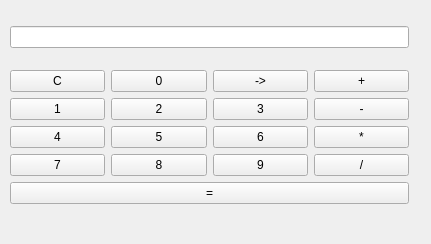
<?xml version="1.0" encoding="UTF-8"?>
<ui version="4.0">
 <class>Widget</class>
 <widget class="QWidget" name="Widget">
  <property name="geometry">
   <rect>
    <x>0</x>
    <y>0</y>
    <width>431</width>
    <height>244</height>
   </rect>
  </property>
  <property name="windowTitle">
   <string>Widget</string>
  </property>
  <widget class="QWidget" name="">
   <property name="geometry">
    <rect>
     <x>10</x>
     <y>10</y>
     <width>399</width>
     <height>211</height>
    </rect>
   </property>
   <layout class="QVBoxLayout" name="verticalLayout_2">
    <item>
     <widget class="QLineEdit" name="lineEdit">
      <property name="maximumSize">
       <size>
        <width>405</width>
        <height>16777215</height>
       </size>
      </property>
     </widget>
    </item>
    <item>
     <layout class="QVBoxLayout" name="verticalLayout">
      <item>
       <layout class="QGridLayout" name="gridLayout">
        <item row="0" column="0">
         <widget class="QPushButton" name="pushButton_clear">
          <property name="text">
           <string>C</string>
          </property>
         </widget>
        </item>
        <item row="0" column="1">
         <widget class="QPushButton" name="pushButton_0">
          <property name="text">
           <string>0</string>
          </property>
         </widget>
        </item>
        <item row="0" column="2">
         <widget class="QPushButton" name="pushButton_back">
          <property name="text">
           <string>-&gt;</string>
          </property>
         </widget>
        </item>
        <item row="0" column="3">
         <widget class="QPushButton" name="pushButton_plus">
          <property name="text">
           <string>+</string>
          </property>
         </widget>
        </item>
        <item row="1" column="0">
         <widget class="QPushButton" name="pushButton_1">
          <property name="text">
           <string>1</string>
          </property>
         </widget>
        </item>
        <item row="1" column="1">
         <widget class="QPushButton" name="pushButton_2">
          <property name="text">
           <string>2</string>
          </property>
         </widget>
        </item>
        <item row="1" column="2">
         <widget class="QPushButton" name="pushButton_3">
          <property name="text">
           <string>3</string>
          </property>
         </widget>
        </item>
        <item row="1" column="3">
         <widget class="QPushButton" name="pushButton_minus">
          <property name="text">
           <string>-</string>
          </property>
         </widget>
        </item>
        <item row="2" column="0">
         <widget class="QPushButton" name="pushButton_4">
          <property name="text">
           <string>4</string>
          </property>
         </widget>
        </item>
        <item row="2" column="1">
         <widget class="QPushButton" name="pushButton_5">
          <property name="text">
           <string>5</string>
          </property>
         </widget>
        </item>
        <item row="2" column="2">
         <widget class="QPushButton" name="pushButton_6">
          <property name="text">
           <string>6</string>
          </property>
         </widget>
        </item>
        <item row="2" column="3">
         <widget class="QPushButton" name="pushButton_multiply">
          <property name="text">
           <string>*</string>
          </property>
         </widget>
        </item>
        <item row="3" column="0">
         <widget class="QPushButton" name="pushButton_7">
          <property name="text">
           <string>7</string>
          </property>
         </widget>
        </item>
        <item row="3" column="1">
         <widget class="QPushButton" name="pushButton_8">
          <property name="text">
           <string>8</string>
          </property>
         </widget>
        </item>
        <item row="3" column="2">
         <widget class="QPushButton" name="pushButton_9">
          <property name="text">
           <string>9</string>
          </property>
         </widget>
        </item>
        <item row="3" column="3">
         <widget class="QPushButton" name="pushButton_divide">
          <property name="text">
           <string>/</string>
          </property>
         </widget>
        </item>
       </layout>
      </item>
      <item>
       <widget class="QPushButton" name="pushButton_calc">
        <property name="enabled">
         <bool>true</bool>
        </property>
        <property name="text">
         <string>=</string>
        </property>
       </widget>
      </item>
     </layout>
    </item>
   </layout>
  </widget>
 </widget>
 <resources/>
 <connections/>
</ui>
